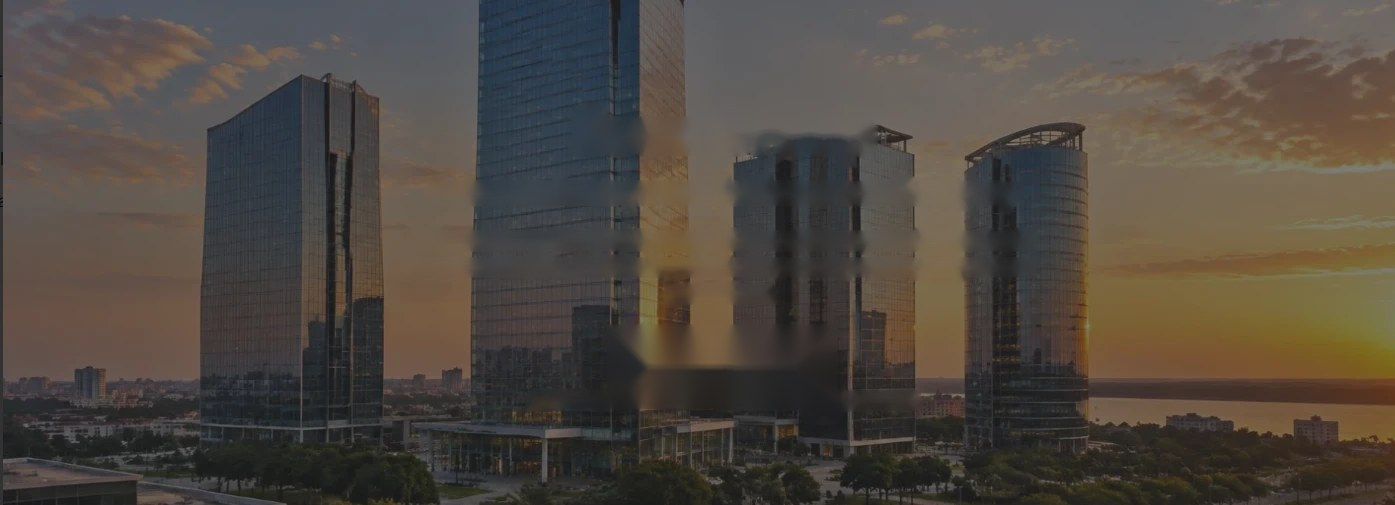
#> input picture sosagroup/assets/img/hero-paraguay.jpg, 1395 x 505 px, found by its file name
$ python render.py
#> lines starting #> are read from the running program, lines starting #| are printed output that depends on the picture; after the words box and inside, x2 and y2 are one past the last pixel; in counts of white or black regions, pixels touching at a corner belong together
"""Reel 9:16 — Residencia legal vs. residencia fiscal (SosaGroup)."""
import math, subprocess, sys
import numpy as np
from PIL import Image, ImageDraw, ImageFilter, ImageFont

W, H, FPS, DUR = 1080, 1920, 30, 36.0
HERE = sys.path[0]
IMG = "/home/user/ClaudeCode/sosagroup/assets/img/"
OUT = sys.argv[1] if len(sys.argv) > 1 else HERE + "/reel.mp4"
ONLY = [float(x) for x in sys.argv[2:]]  # still frames for preview

# brand
BRAND = (138, 36, 84); ACCENT = (200, 107, 152); LIGHT = (242, 193, 216)
INK = (28, 11, 20); WHITE = (255, 255, 255); MUTED = (214, 196, 206)
WARN = (255, 196, 92)

def F(w, s): return ImageFont.truetype(f"{HERE}/Outfit-{w}.ttf", s)
def I(w, s): return ImageFont.truetype(f"/usr/share/fonts/opentype/inter/Inter-{w}.otf", s)

def clamp(x, a=0.0, b=1.0): return max(a, min(b, x))
def ease(x): x = clamp(x); return 1 - (1 - x) ** 3
def eback(x):
    x = clamp(x); c = 1.70158
    return 1 + (c + 1) * (x - 1) ** 3 + c * (x - 1) ** 2
def prog(t, a, d): return clamp((t - a) / d)

# ---------- background ----------
hero = Image.open(IMG + "hero-paraguay.jpg").convert("RGB")
#> hero is the input picture: PIL image 1395x505 RGB; mean R, G, B 80.8, 73.4, 65.8
# crop around the towers, scale to cover the upper part
hero = hero.crop((150, 0, 1150, 505))
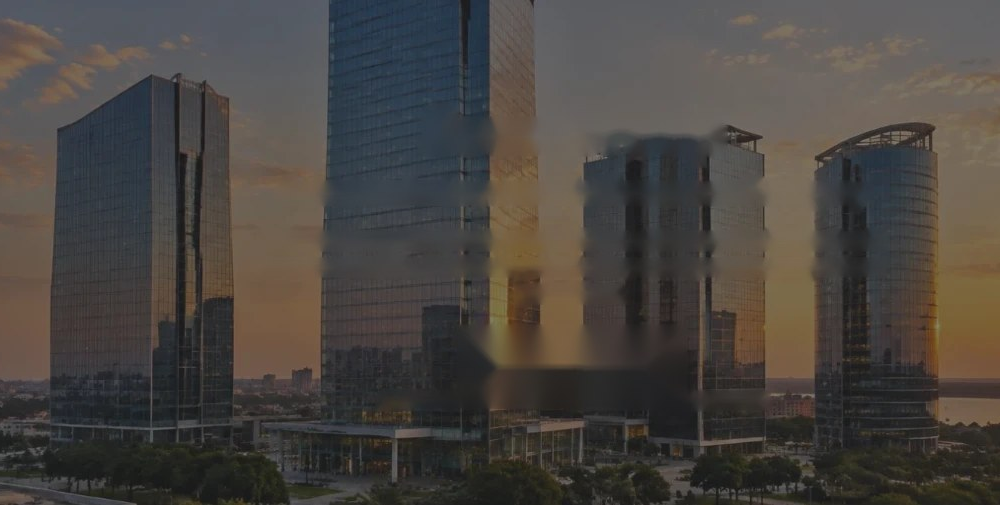
#> hero: PIL image 1000x505 RGB; mean R, G, B 73.9, 69.4, 65.2
BG_H = 1300
bgsrc = hero.resize((int(hero.width * BG_H / hero.height), BG_H), Image.LANCZOS)
bgsrc = bgsrc.filter(ImageFilter.GaussianBlur(3))

grad = Image.new("RGBA", (W, H))
#> grad: PIL image 1080x1920 RGBA; every value is 0
ga = np.zeros((H, W, 4), np.uint8)
ys = np.linspace(0, 1, H)[:, None]
base = np.array(INK, float)
ga[..., :3] = base
alpha = np.clip(0.55 + 0.45 * np.clip((ys - 0.18) / 0.45, 0, 1), 0, 1)
ga[..., 3] = (alpha * 255).astype(np.uint8)
grad = Image.fromarray(ga, "RGBA")
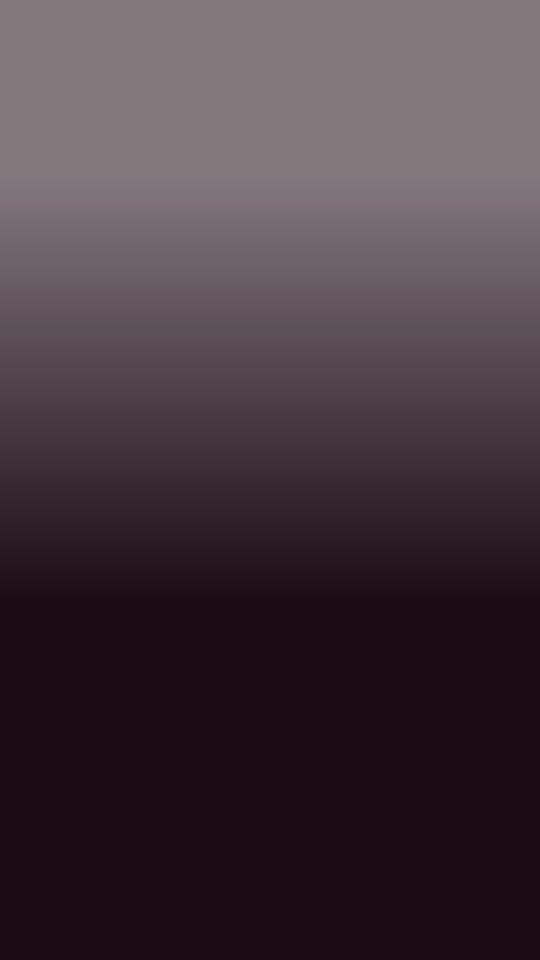
#> grad: PIL image 1080x1920 RGBA (shown at 1/2 size); mean R, G, B, A 28, 11, 20, 208.3; transparent parts drawn white
# soft brand glow
glow = Image.new("RGBA", (W, H), (0, 0, 0, 0))
gd = ImageDraw.Draw(glow)
gd.ellipse((-300, 1150, 900, 2250), fill=BRAND + (150,))
gd.ellipse((500, 700, 1500, 1500), fill=BRAND + (70,))
glow = glow.filter(ImageFilter.GaussianBlur(160))
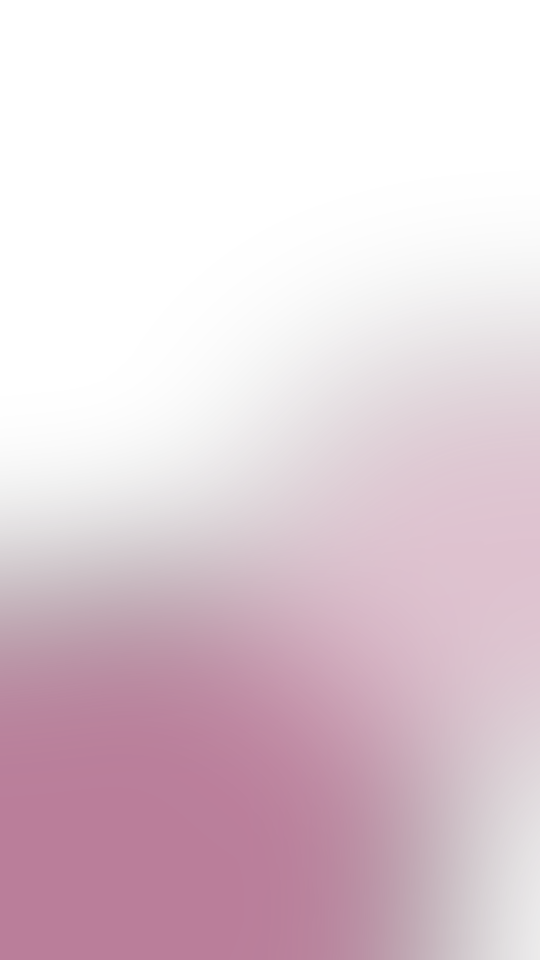
#> glow: PIL image 1080x1920 RGBA (shown at 1/2 size); mean R, G, B, A 63.3, 16.5, 38.6, 54.3; transparent parts drawn white

# [12 lines left out: function background, not called in this run]

# gloria avatar (circular)
gl = Image.open(IMG + "gloria-sosa.jpg").convert("RGB").resize((300, 300), Image.LANCZOS)
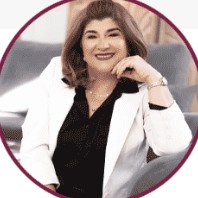
#> input picture sosagroup/assets/img/gloria-sosa.jpg, 198 x 198 px, found by its file name
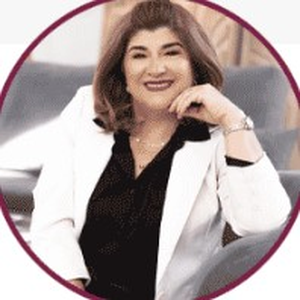
#> gl: PIL image 300x300 RGB; mean R, G, B 174.5, 161, 159.4
gmask = Image.new("L", (300, 300), 0); ImageDraw.Draw(gmask).ellipse((6, 6, 294, 294), fill=255)
#> after `gmask = Image.new('L', (300, 300), 0)`: gmask: PIL image 300x300 L; every value is 0
#> after `ImageDraw.Draw(gmask).ellipse((6, 6, 294, 294), fill=255)`:
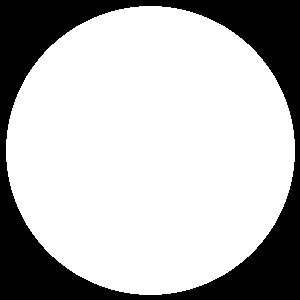
#> gmask: PIL image 300x300 L; 72.8% white; 1 black region, box (x1, y1, x2, y2) and area: (0, 0, 300, 300) 24471
gl = gl.convert("RGBA"); gl.putalpha(gmask)
#> after `gl.putalpha(gmask)`:
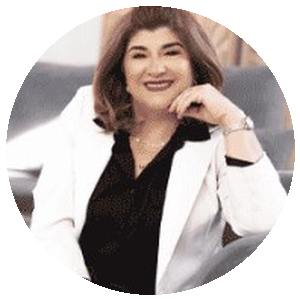
#> gl: PIL image 300x300 RGBA; mean R, G, B, A 174.5, 161, 159.4, 185.7; transparent parts drawn white

# ---------- text helpers ----------
def layer(): return Image.new("RGBA", (W, H), (0, 0, 0, 0))

# [47 lines left out: functions paste_alpha, rich, pill, not called in this run]

def check(d, x, y, s, col, w=8):
    d.line([(x, y + s * .5), (x + s * .38, y + s * .85), (x + s, y + s * .12)], fill=col, width=w, joint="curve")

# ---------- scenes ----------
# [10 lines left out: function chrome, not called in this run]

def scene_fade(t, a, b, fi=0.35, fo=0.35):
    if t < a or t > b: return 0
    return min(ease((t - a) / fi), ease((b - t) / fo))

# [64 lines left out: functions s_hook, s_cedula, not called in this run]

def _place(S, cx, cy):
    Z = layer(); Z.alpha_composite(S, (int(cx - S.width / 2), int(cy - S.height / 2))); return Z

# [133 lines left out: functions s_origen, s_compare, s_sosa, s_cta, not called in this run]

SCENES = [s_hook, s_cedula, s_origen, s_compare, s_sosa, s_cta]

# [7 lines left out: function frame, not called in this run]

if ONLY:
    for tt in ONLY:
        frame(tt).save(f"{HERE}/prev_{tt:05.1f}.png")
    sys.exit()

#> (the run stopped early here; a loop or call above may not have finished)
